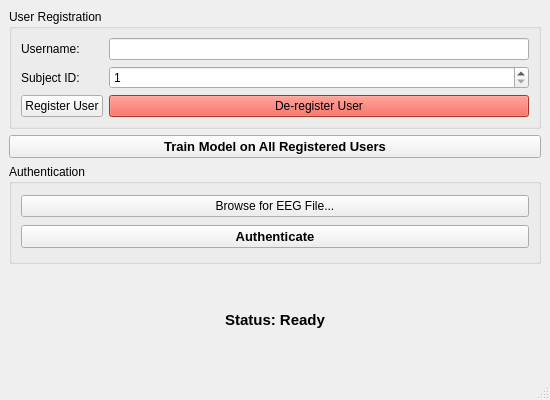
<?xml version="1.0" encoding="UTF-8"?>
<ui version="4.0">
 <class>MainWindow</class>
 <widget class="QMainWindow" name="MainWindow">
  <property name="geometry">
   <rect>
    <x>0</x>
    <y>0</y>
    <width>550</width>
    <height>400</height>
   </rect>
  </property>
  <property name="windowTitle">
   <string>EEG Biometric Authentication</string>
  </property>
  <widget class="QWidget" name="centralwidget">
   <layout class="QVBoxLayout" name="verticalLayout">
    <item>
     <widget class="QGroupBox" name="groupBox">
      <property name="title">
       <string>User Registration</string>
      </property>
      <layout class="QFormLayout" name="formLayout">
       <item row="0" column="0">
        <widget class="QLabel" name="label">
         <property name="text">
          <string>Username:</string>
         </property>
        </widget>
       </item>
       <item row="0" column="1">
        <widget class="QLineEdit" name="UsernameLineEdit"/>
       </item>
       <item row="1" column="0">
        <widget class="QLabel" name="label_2">
         <property name="text">
          <string>Subject ID:</string>
         </property>
        </widget>
       </item>
       <item row="1" column="1">
        <widget class="QSpinBox" name="SubjectIDSpinBox">
         <property name="minimum">
          <number>1</number>
         </property>
         <property name="maximum">
          <number>20</number>
         </property>
        </widget>
       </item>
       <item row="2" column="0">
        <widget class="QPushButton" name="RegisterButton">
         <property name="text">
          <string>Register User</string>
         </property>
        </widget>
       </item>
       <item row="2" column="1">
        <widget class="QPushButton" name="DeregisterButton">
         <property name="text">
          <string>De-register User</string>
         </property>
         <property name="styleSheet">
          <string>QPushButton { background-color: #e74c3c; }
QPushButton:hover { background-color: #c0392b; }</string>
         </property>
        </widget>
       </item>
      </layout>
     </widget>
    </item>
    <item>
     <widget class="QPushButton" name="TrainButton">
      <property name="font">
       <font>
        <pointsize>10</pointsize>
        <weight>75</weight>
        <bold>true</bold>
       </font>
      </property>
      <property name="text">
       <string>Train Model on All Registered Users</string>
      </property>
     </widget>
    </item>
    <item>
     <widget class="QGroupBox" name="groupBox_2">
      <property name="title">
       <string>Authentication</string>
      </property>
      <layout class="QGridLayout" name="gridLayout">
       <item row="0" column="0" colspan="2">
        <widget class="QPushButton" name="BrowseButton">
         <property name="text">
          <string>Browse for EEG File...</string>
         </property>
        </widget>
       </item>
       <item row="1" column="0" colspan="2">
        <widget class="QPushButton" name="AuthenticateButton">
         <property name="font">
          <font>
           <pointsize>10</pointsize>
           <weight>75</weight>
           <bold>true</bold>
          </font>
         </property>
         <property name="text">
          <string>Authenticate</string>
         </property>
        </widget>
       </item>
      </layout>
     </widget>
    </item>
    <item>
     <widget class="QLabel" name="StatusLabel">
      <property name="font">
       <font>
        <pointsize>11</pointsize>
        <weight>75</weight>
        <bold>true</bold>
       </font>
      </property>
      <property name="text">
       <string>Status: Ready</string>
      </property>
      <property name="alignment">
       <set>Qt::AlignCenter</set>
      </property>
     </widget>
    </item>
   </layout>
  </widget>
  <widget class="QStatusBar" name="statusbar"/>
 </widget>
 <resources/>
 <connections/>
</ui>
